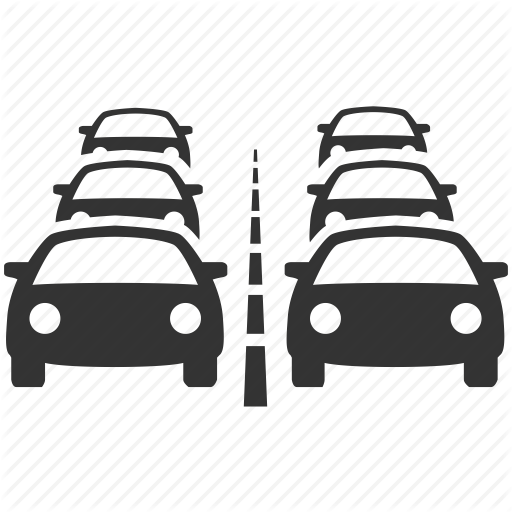
#> input picture traffic/gmaps/heavy_untouched.png, 512 x 512 px
$ jupyter execute explore.ipynb   (shell and % lines are left out)
#> lines starting #> are read from the running program, lines starting #| are printed output that depends on the picture
[cell 1]
from matplotlib.pyplot import imshow
import numpy as np
from PIL import Image, ImageFilter, ImageEnhance
from IPython.display import Image as display_image
from os import listdir, makedirs

[cell 2]
pics = [x for x in listdir(".") if x.endswith((".png", ".jpeg"))]
pics

[cell 3]
#display_image(filename="m.png")
im  = Image.open('heavy_untouched.png', 'r')
#> im is the input picture: PIL image 512x512 RGBA; mean R, G, B, A 29.9, 29.9, 28.9, 58.9
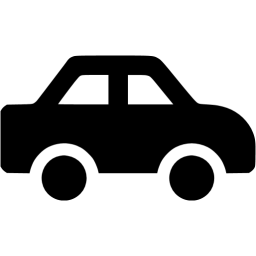
#> input picture traffic/gmaps/easy_untouched.png, 256 x 256 px
#> further down, foo is the input picture: PIL image 256x256 RGBA; mean R, G, B, A 0, 0, 0, 82

def crop_im(im):

    w, h = im.width, im.height
    crop_region = (0,20,w,w - 25)

    return im.crop(crop_region)

def resize_im(im):

    w, h = im.width, im.height

    resize_tuple = (45, 45)

    return im.resize(resize_tuple)

def color_image(im, r2, g2, b2):

#> called with r2 = 3, g2 = 226, b2 = 255
    data = np.array(im)

    red, green, blue = [data[:,:,i] for i in range(3)]
#> red: shape (256, 256); every value is 0

    data[:,:,:3] = [r2,g2,b2]
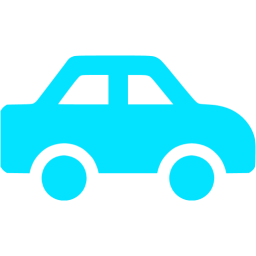
#> data: shape (256, 256, 4); mean R, G, B, A 3, 226, 255, 82; transparent parts drawn white

    return Image.fromarray(data)

def write_images(file, hold_constant):

#> called with file = 'easy_untouched.png', hold_constant = 'g'
    im = Image.open(file, 'r')
    resized = resize_im(im)
#> in resize_im, `return im.resize(resize_tuple)`:
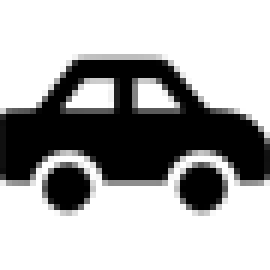
#> returned value: PIL image 45x45 RGBA (shown 6 times larger); mean R, G, B, A 0, 0, 0, 82.2; transparent parts drawn white

    name, ext = file.split(".png",1)

    folder_name = file.split("_", 1)[0]
    makedirs(folder_name, exist_ok=True)

    # 33, 226, 255

    for i in range(5):

        values = i * 40

        if hold_constant == 'r':
            new_image = color_image(resized, 255, values, values)
        elif hold_constant == 'g':
            new_image = color_image(resized, values, 255, values)
        else:
            new_image = color_image(resized, values, values, 255)

        new_image.save(f'{folder_name}/{name}_{i}.png')
#> this loop made 5 passes
#> pass 1, in write_images, `new_image = color_image(resized, values, 255, values)`:
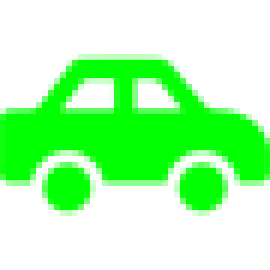
#> new_image: PIL image 45x45 RGBA (shown 6 times larger); mean R, G, B, A 0, 255, 0, 82.2; transparent parts drawn white
#> pass 2, in write_images, `new_image = color_image(resized, values, 255, values)`:
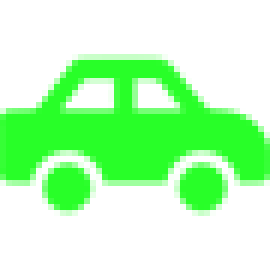
#> new_image: PIL image 45x45 RGBA (shown 6 times larger); mean R, G, B, A 40, 255, 40, 82.2; transparent parts drawn white
#> pass 3, in write_images, `new_image = color_image(resized, values, 255, values)`:
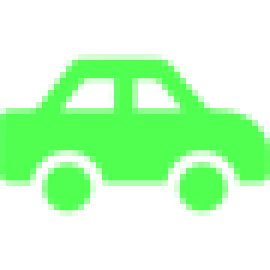
#> new_image: PIL image 45x45 RGBA (shown 6 times larger); mean R, G, B, A 80, 255, 80, 82.2; transparent parts drawn white
#> after the loop:
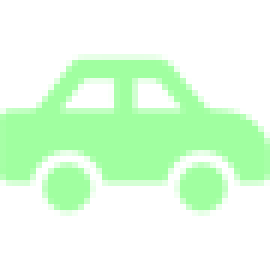
#> new_image: PIL image 45x45 RGBA (shown 6 times larger); mean R, G, B, A 160, 255, 160, 82.2; transparent parts drawn white

def write_all_images():

    for prefix, c in (("easy",'g'), ("medium", 'b'), ("heavy", 'r')):

        file_name = f'{prefix}_untouched.png'

        write_images(file_name, c)
#> pass 2 of the loop in write_all_images, `for prefix, c in (("easy",'g'), ("medium", 'b'), ("heavy", 'r')):`:
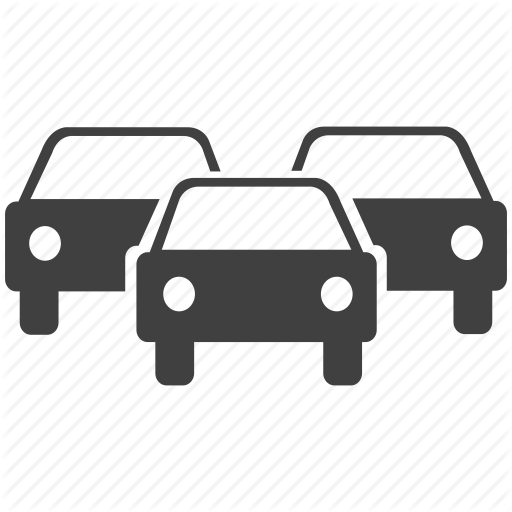
#> input picture traffic/gmaps/medium_untouched.png, 512 x 512 px
#> in write_images, im is the input picture: PIL image 512x512 RGBA; mean R, G, B, A 32.6, 32.6, 31.8, 58.1
#> the loop in write_images (call 2), `for i in range(5): ` made 5 passes
#> pass 1, in color_image (call 7), `red, green, blue = [data[:,:,i] for i in range(3)]`:
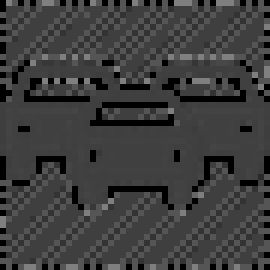
#> red: shape (45, 45) (shown 6 times larger); min 0, max 127, mean 61.8
#> after the loop in write_images (call 2), `for i in range(5):`:
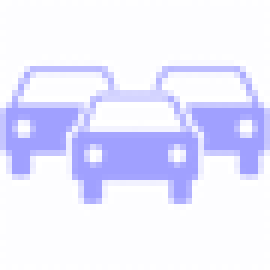
#> new_image: PIL image 45x45 RGBA (shown 6 times larger); mean R, G, B, A 160, 160, 255, 58.2; transparent parts drawn white

foo = Image.open('easy_untouched.png','r')
color_image(foo, 3, 226, 255)
write_all_images()
